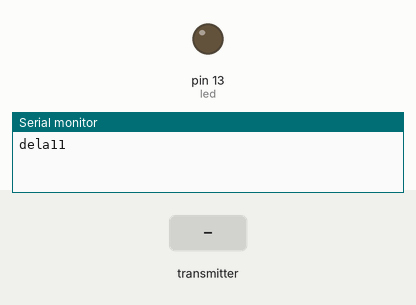
Simulated run of this sketch. Board: Arduino Uno, built with avr-gcc and run on an emulated ATmega328P. Shown: output pins drawn as LEDs (lit = HIGH), the last lines printed to the serial monitor. The test bench sets the inputs (shaded band). No radio packets arrive unless stated.

Above: at 1.7 s.
1.8 s: the transmitter starts sending buf.0 = 0
At 2.0 s:
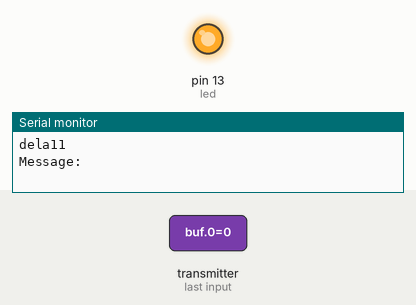
4.8 s: the transmitter starts sending buf.0 = 64
7.8 s: the transmitter starts sending buf.0 = 128
Timing chart, 0 to 10.8 s (numbered marks = the images above; inputs shaded):
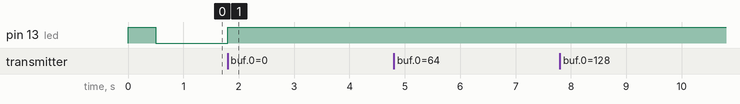

The sketch:

reciever.ino
```cpp
#include <RH_ASK.h>
#include <SPI.h> // Not actualy used but needed to compile
#define led 13
int b=0;
RH_ASK driver;


void setup()
{

    pinMode(led, OUTPUT);
    Serial.begin(9600);  // Debugging only
    if (!driver.init())
         Serial.println("init failed");
    Serial.println("dela11");
    digitalWrite(led, HIGH);
    delay(500);
}

void loop()
{
    uint8_t buf[1];
    uint8_t buflen = sizeof(buf);
    if (driver.recv(buf, &buflen)) // Non-blocking
    {
      int i;
      // Message with a good checksum received, dump it.
      Serial.print("Message: ");
      Serial.println((char*)buf);
      digitalWrite(led, HIGH);
      delay(200);
      Serial.println("ledica??");
    }
    digitalWrite(led, LOW);

}
```

Measured:
- after the input at 1.8 s, pin 13 (led): LOW → HIGH at once
